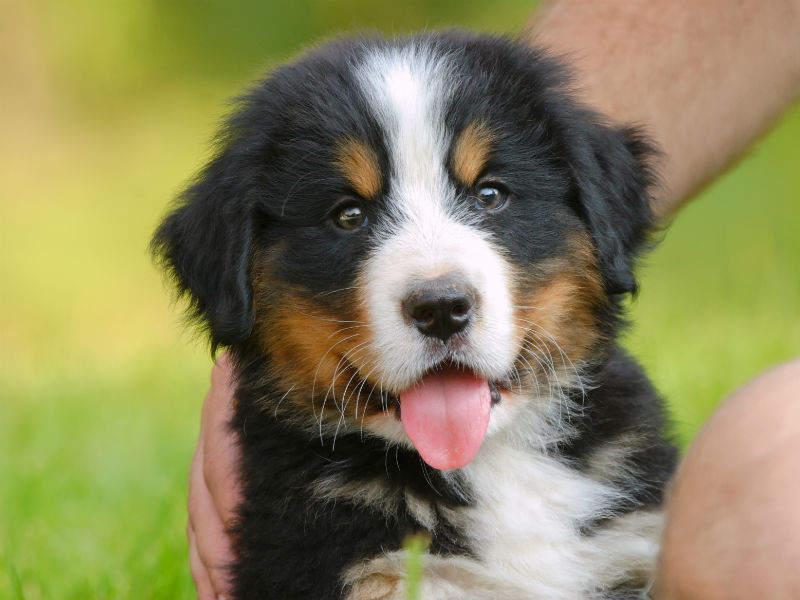
#> input picture puppy.jpg, 800 x 600 px, found by its file name
$ jupyter execute Untitled1.ipynb   (shell and % lines are left out)
#> lines starting #> are read from the running program, lines starting #| are printed output that depends on the picture
[cell 1]
import numpy as np
import cv2
import matplotlib.pyplot as plt

[cell 2]
img = cv2.imread("C:/Users/Legion/Desktop/Python/udemy-open-cv-course/Udemy-Open-Cv/puppy.jpg")
#> img is the input picture: shape (600, 800, 3); mean B, G, R 91.5, 134.3, 139.4

[cell 3]
img

[cell 4]
plt.imshow(img)

[cell 5]
img_rgb = cv2.cvtColor(img, cv2.COLOR_BGR2RGB)
plt.imshow(img_rgb)

[cell 6]
img_gray = cv2.imread("C:/Users/Legion/Desktop/Python/udemy-open-cv-course/Udemy-Open-Cv/puppy.jpg", cv2.IMREAD_GRAYSCALE)
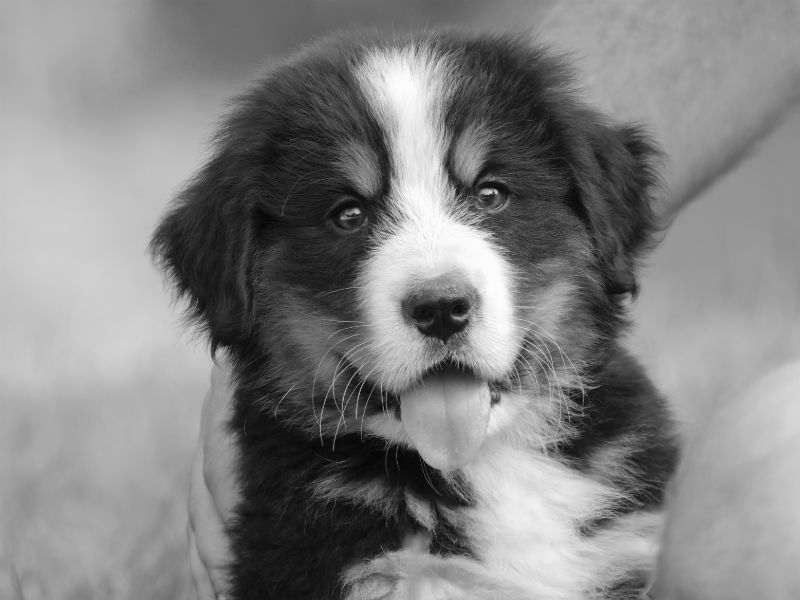
#> img_gray: shape (600, 800); min 0, max 255, mean 130.9

[cell 7]
plt.imshow(img_gray, cmap='gray')

[cell 8]
img_new = cv2.resize(img_rgb,(1200,500))
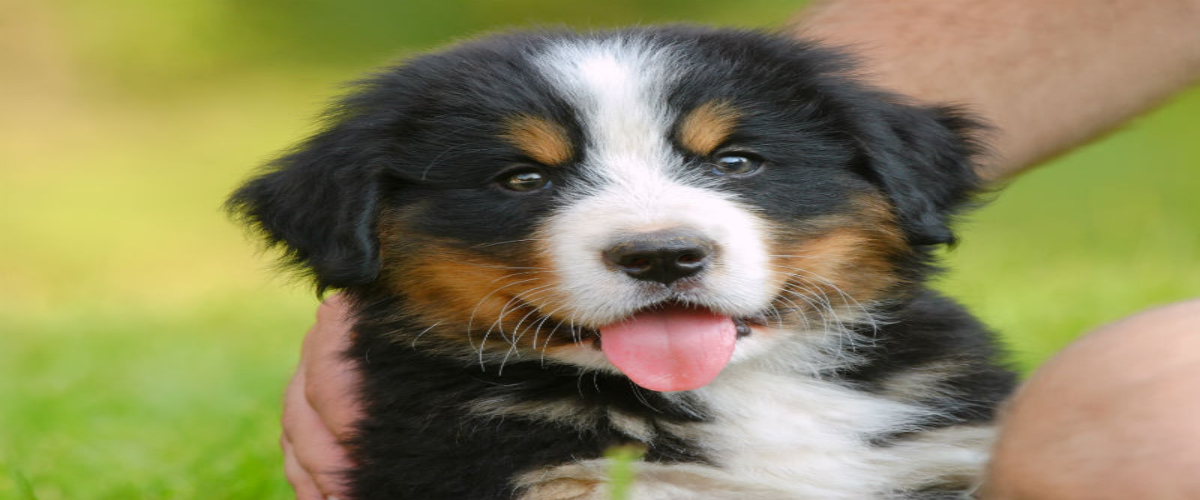
#> img_new: shape (500, 1200, 3); mean R, G, B 139.3, 134.2, 91.4
plt.imshow(img_new)

[cell 9]
width_ratio = 0.2
height_ratio = 0.2
img_ratio = cv2.resize(img_rgb, (0,0), img_rgb, width_ratio, height_ratio)
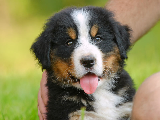
#> img_ratio: shape (120, 160, 3); mean R, G, B 139.4, 134.4, 91.6
plt.imshow(img_ratio)
